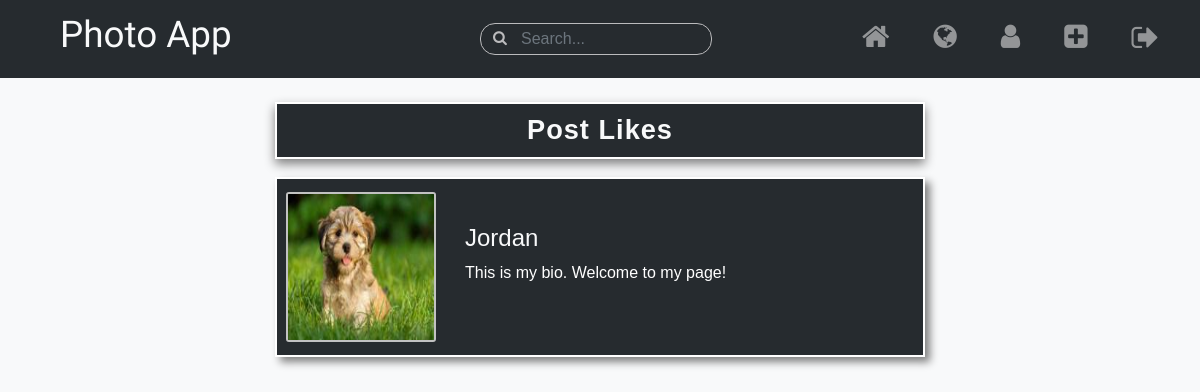
The page /post-likes/37/ (signed in) on the database as committed earlier.
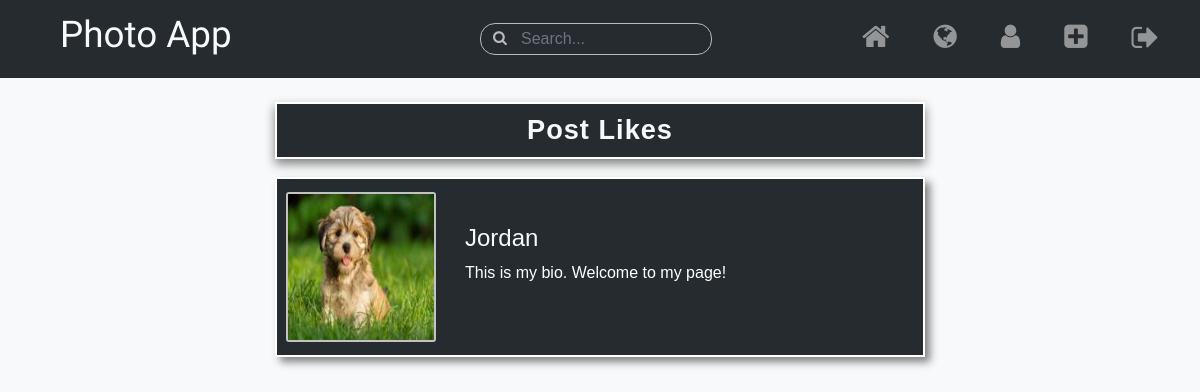
The same page on the database as committed later.
### photo_sharing/models.py (models this page shows, shortened)
class PostLike(models.Model):
    user = models.ForeignKey(User, on_delete=models.CASCADE)
    post = models.ForeignKey(Post, on_delete=models.CASCADE)

### users/models.py (models this page shows, shortened)
class Profile(models.Model):
    user = models.OneToOneField(User, on_delete=models.CASCADE)
    image = models.ImageField(default='default.jpg', upload_to='profile-image')
    bio = models.CharField(max_length=150)
    following = models.ManyToManyField(User, related_name='followers')

### photo_sharing/views.py (the view)
# urls.py: path('post-likes/<int:pk>/', views.likes_list, name='likes-list'),
@login_required
def likes_list(request, pk):
    results = PostLike.objects.filter(post_id=pk).all()
    return render(request, 'photo_sharing/likes_list.html', {
        'results': results
    })

### users/context_processors.py (called while the page is built)
def isFollowing(request):
    if (request.user.username):
        following_list = list(Profile.objects.get(user=request.user).following.all())
    else:
        following_list = 0
    return {
        'following_list': following_list
    }

### photo_sharing/templates/photo_sharing/likes_list.html (shortened to what this page needs)
{% extends 'photo_sharing/layout.html' %}
{% block content %}
<br>
<div class='text-center'>
    <h3 class="page-title">Post Likes</h3>
</div>
{% for like in results %}
<div class="row no-gutters user-page">
    <div class='col-12 profile-background my-2'>
        <div class="profile-block">
            <div class='image-col mr-3 pl-1 my-auto'>
                <img class='profile-image' src="{{ like.user.profile.image.url }}" alt="User Profile Image">
            </div>
            <div class='bio-col my-auto pr-0'>
                <a class='username-link' href="{% url 'profile' like.user.username %}"><h4>{{ like.user.username|title }}</h4></a>
                <p class='mb-2'>{{ like.user.profile.bio|truncatechars:90 }}</p>
                {% if like.user.username == user.username %}
                <div class='py-2'></div>
                {% elif like.user not in following_list %}
                <a class='btn user-btn follow' data-id='{{ like.user.id }}' href="{% url 'follow' like.user.id %}">Follow <i class="fa fa-user" aria-hidden="true"></i></a>
                {% else %}
                <a class='btn user-btn unfollow' data-id='{{ like.user.id }}' href="{% url 'unfollow' like.user.id %}">Unfollow <i class="fa fa-user" aria-hidden="true"></i></a>
                {% endif %}
            </div>
        </div>
    </div>
</div>
{% endfor %}
{% endblock %}

Rows that differ between the two databases and show on the page:
changed through a linked row, PostLike "Jordan": user.profile.image: a different picture
